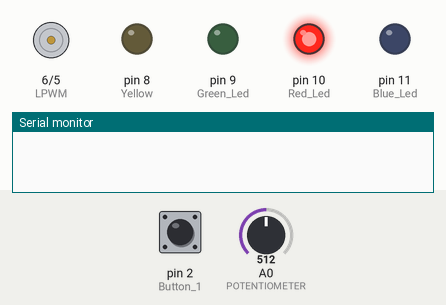
Simulated run of this sketch. Board: Arduino Uno, built with avr-gcc and run on an emulated ATmega328P. On the bench: motor-driver pin pairs drawn as motors (green arrow = first pin HIGH = forward, orange = second pin HIGH = backward, longer = more drive), output pins drawn as LEDs (lit = HIGH), the last lines printed to the serial monitor. Inputs (shaded band) come from the test bench; at power-on: pin 2 (Button_1) HIGH, A0 (POTENTIOMETER) = 512.

Above: at 1.2 s.
1.3 s: pin 2 (Button_1) pulled LOW for 0.15 s
At 2.5 s:
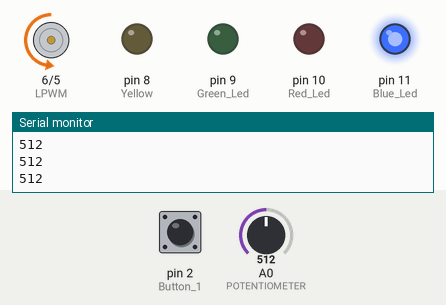
2.9 s: A0 (POTENTIOMETER) set to 716
At 4.1 s:
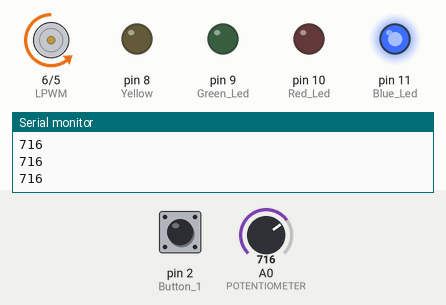
4.4 s: A0 (POTENTIOMETER) set to 900
At 5.1 s:
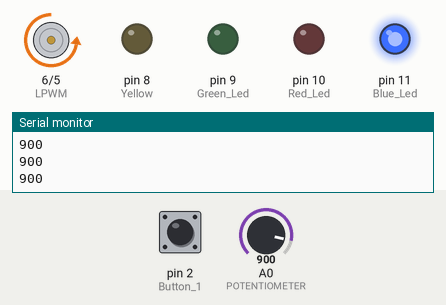
5.9 s: A0 (POTENTIOMETER) set to 122
At 6.4 s:
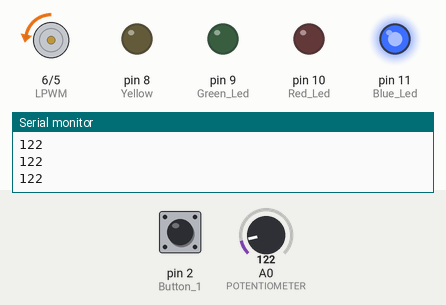
7.4 s: A0 (POTENTIOMETER) set to 0
At 8.6 s:
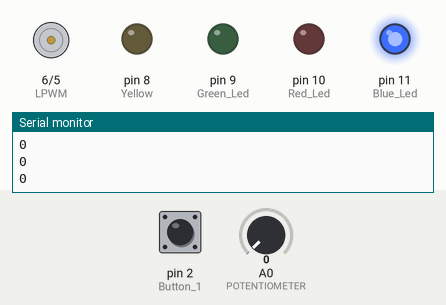
8.9 s: pin 2 (Button_1) pulled LOW for 1 s
At 9.6 s:
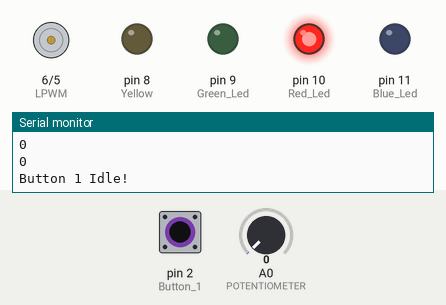
Timing chart, 0 to 11.9 s (numbered marks = the images above; inputs shaded):
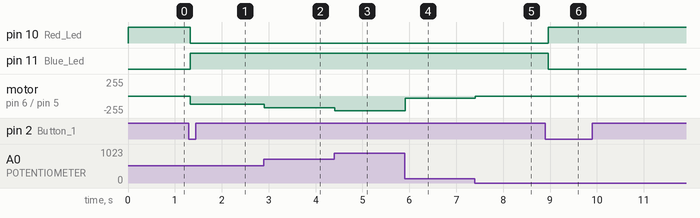

The sketch:

Motor_Control.ino
```cpp
// Motor Connections (Both must use PWM pins)
#define RPWM 5
#define LPWM 6
#define Yellow 8
int Button_1 = 2;
int Tracker_1 = 1;
int Tracker_2 = 0;

int Blue_Led = 11;
int Red_Led = 10;
int Green_Led = 9;

#define POTENTIOMETER A0

volatile boolean buttonState1 = HIGH;
volatile boolean lastButtonState1 = HIGH;
volatile unsigned long lastDebounceTime1 = 0;
volatile unsigned long debounceDelay1 = 50;
enum State {
  IDLE,
  CLOCKWISE,
  ANTICLOCKWISE
};

State currentState = IDLE;

void setup() {
  Serial.begin(9600);
  pinMode(Button_1, INPUT_PULLUP);
  pinMode(RPWM, OUTPUT);
  pinMode(LPWM, OUTPUT);
  pinMode(Yellow, OUTPUT);
  pinMode(Blue_Led, OUTPUT);
  pinMode(Red_Led, OUTPUT);
  pinMode(Green_Led, OUTPUT);

  attachInterrupt(digitalPinToInterrupt(Button_1), buttonInterrupt1_Service_1, FALLING);

  // Stop motors
  analogWrite(RPWM, 0);
  analogWrite(LPWM, 0);
  digitalWrite(Blue_Led, LOW);
  digitalWrite(Green_Led, LOW);
  digitalWrite(Red_Led, HIGH);
}

void loop() {
  buttonInterrupt1_Service_1();
  switch (currentState) {
    case IDLE:
      idle();
      break;
    case CLOCKWISE:
      clockwise();
      break;
    case ANTICLOCKWISE:
      anticlockwise();
      break;
  }
}
void idle() {
  digitalWrite(LPWM, LOW);
  analogWrite(RPWM, 0);
  digitalWrite(Blue_Led, LOW);
  digitalWrite(Green_Led, LOW);
  digitalWrite(Red_Led, HIGH);
}
void clockwise() {
  int potValue = analogRead(POTENTIOMETER);
  int pwmValue = map(potValue, 0, 1023, 0, 255);
  Serial.println(potValue);
  digitalWrite(Yellow, LOW);
  digitalWrite(LPWM, LOW);
  analogWrite(RPWM, pwmValue);
  digitalWrite(Blue_Led, HIGH);
  digitalWrite(Green_Led, LOW);
  digitalWrite(Red_Led, LOW);
  Tracker_1 = 2;
  Tracker_2 = 1;
}
void anticlockwise() {
  int potValue = analogRead(POTENTIOMETER);
  int pwmValue = map(potValue, 0, 1023, 0, 255);
  digitalWrite(Yellow, HIGH);
  digitalWrite(LPWM, LOW);
  analogWrite(RPWM, pwmValue);
  digitalWrite(Blue_Led, LOW);
  digitalWrite(Green_Led, HIGH);
  digitalWrite(Red_Led, LOW);
  Tracker_1 = 1;
  Tracker_2 = 0;
}
void buttonInterrupt1_Service_1() {
  if (millis() - lastDebounceTime1 > debounceDelay1) {
    buttonState1 = digitalRead(Button_1);
    if (buttonState1 == LOW && lastButtonState1 == HIGH) {
      if (currentState == IDLE && Tracker_1 == 2 && Tracker_2 == 1) {
        Serial.println("Button 1 Clockwise!");
        currentState = ANTICLOCKWISE;
      } else if (currentState == ANTICLOCKWISE || currentState == CLOCKWISE ) {
        Serial.println("Button 1 Idle!");
        currentState = IDLE;
      } else if (currentState == IDLE && Tracker_1 == 1 && Tracker_2 == 0) {
        Serial.println("Button 1 Anti-Clockwise!");
        currentState = CLOCKWISE;
      }
    }
    lastButtonState1 = buttonState1;
    lastDebounceTime1 = millis();
  }
}
```

Measured:
- after the input at 1.3 s, pin 10 (Red_Led): HIGH → LOW at once; pin 11 (Blue_Led): LOW → HIGH at once; motor on pin 6 (LPWM) / pin 5 (RPWM): stopped → backward 127/255 at once
- after the input at 2.9 s, motor on pin 6 (LPWM) / pin 5 (RPWM): backward 127/255 → backward 178/255 at once
- after the input at 4.4 s, motor on pin 6 (LPWM) / pin 5 (RPWM): backward 178/255 → backward 224/255 at once
- after the input at 5.9 s, motor on pin 6 (LPWM) / pin 5 (RPWM): backward 224/255 → backward 30/255 at once
- after the input at 7.4 s, motor on pin 6 (LPWM) / pin 5 (RPWM): backward 30/255 → stopped at once
- after the input at 8.9 s, pin 10 (Red_Led): LOW → HIGH after 0.07 s; pin 11 (Blue_Led): HIGH → LOW after 0.07 s
